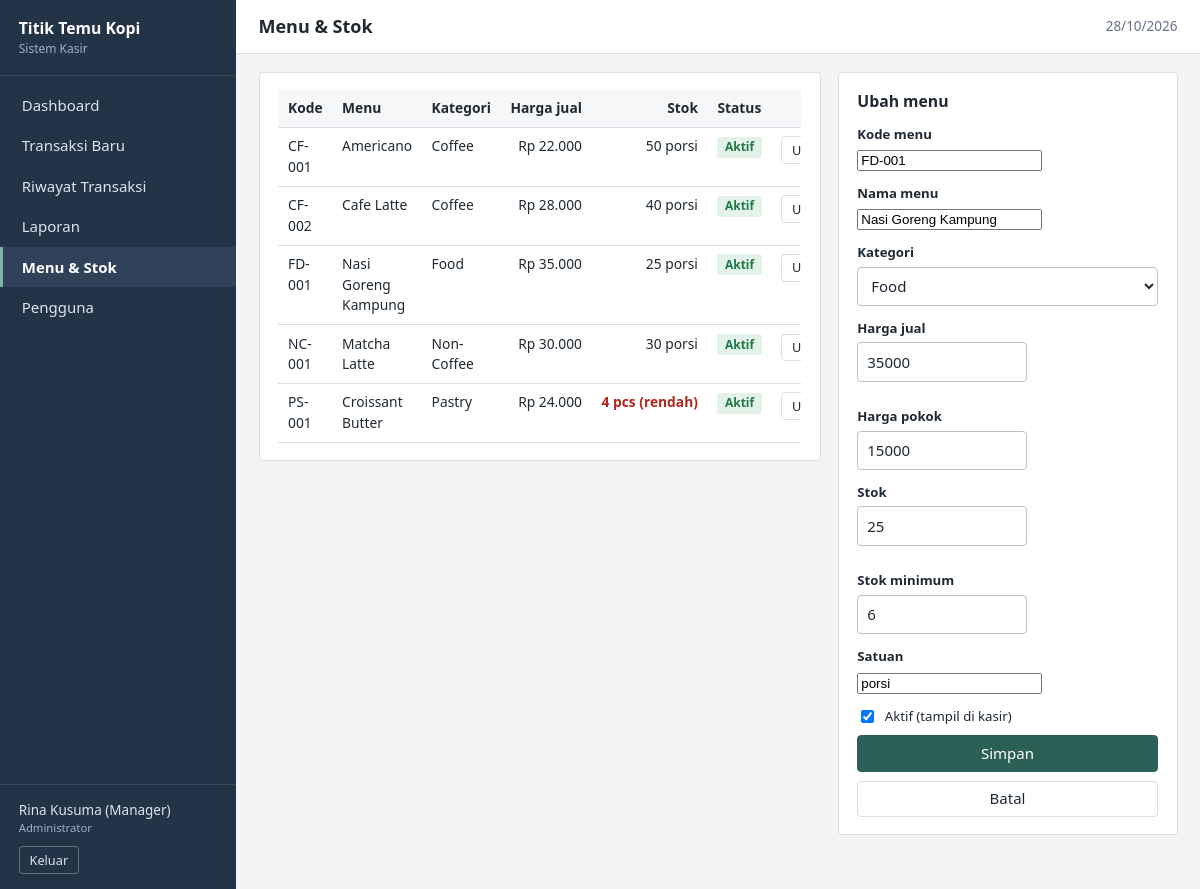
/produk.php?edit=4 (signed in), run on the app's committed database.
### tables this page shows
CREATE TABLE products (
  id INT UNSIGNED AUTO_INCREMENT PRIMARY KEY,
  category_id INT UNSIGNED NOT NULL,
  kode_produk VARCHAR(20) NOT NULL UNIQUE,
  nama_produk VARCHAR(100) NOT NULL,
  harga_jual DECIMAL(12,0) NOT NULL DEFAULT 0,
  harga_pokok DECIMAL(12,0) NOT NULL DEFAULT 0,
  stok INT NOT NULL DEFAULT 0,
  stok_minimum INT NOT NULL DEFAULT 5,
  unit VARCHAR(20) NOT NULL DEFAULT 'porsi',
  status TINYINT(1) NOT NULL DEFAULT 1,
  created_at DATETIME NOT NULL,
  CONSTRAINT fk_prod_cat FOREIGN KEY (category_id) REFERENCES categories(id) ON DELETE RESTRICT,
  CONSTRAINT chk_stok CHECK (stok >= 0)
);

CREATE TABLE categories (
  id INT UNSIGNED AUTO_INCREMENT PRIMARY KEY,
  nama_kategori VARCHAR(50) NOT NULL UNIQUE,
  slug VARCHAR(60) NOT NULL,
  status TINYINT(1) NOT NULL DEFAULT 1
);

### includes/bootstrap.php (called while the page is built, shortened)
<?php
function e($v): string
{
    return htmlspecialchars((string)$v, ENT_QUOTES, 'UTF-8');
}
function rupiah($n): string
{
    return 'Rp ' . number_format((float)$n, 0, ',', '.');
}

### produk.php (the view, shortened to what this page needs)
<?php
require_once __DIR__ . '/includes/bootstrap.php';
$pdo = db();
$edit = null;
if (isset($_GET['edit'])) {
    $st = $pdo->prepare('SELECT * FROM products WHERE id=?');
    $st->execute([(int)$_GET['edit']]);
    $edit = $st->fetch() ?: null;
}
$kategori = $pdo->query('SELECT id, nama_kategori FROM categories ORDER BY nama_kategori')->fetchAll();
$list = $pdo->query('SELECT p.*, c.nama_kategori FROM products p JOIN categories c ON c.id = p.category_id ORDER BY c.nama_kategori, p.nama_produk')->fetchAll();
require __DIR__ . '/includes/header.php';
?>
<div class="grid-main">
  <section class="panel">
    <div class="table-wrap"><table>
      <thead><tr><th>Kode</th><th>Menu</th><th>Kategori</th><th class="num">Harga jual</th><th class="num">Stok</th><th>Status</th><th class="aksi">Aksi</th></tr></thead>
      <tbody>
      <?php foreach ($list as $p): $low = $p['stok'] < $p['stok_minimum']; ?>
        <tr>
          <td><?= e($p['kode_produk']) ?></td><td><?= e($p['nama_produk']) ?></td><td><?= e($p['nama_kategori']) ?></td>
          <td class="num"><?= rupiah($p['harga_jual']) ?></td>
          <td class="num <?= $low ? 'text-bad' : '' ?>"><?= (int)$p['stok'] ?> <?= e($p['unit']) ?><?= $low ? ' (rendah)' : '' ?></td>
          <td><?= $p['status'] ? '<span class="badge badge-ok">Aktif</span>' : '<span class="badge badge-bad">Nonaktif</span>' ?></td>
          <td class="aksi">
            <a class="btn btn-light btn-sm" href="?edit=<?= (int)$p['id'] ?>">Ubah</a>
          </td>
        </tr>
      <?php endforeach; ?>
      </tbody>
    </table></div>
  </section>
  <aside><section class="panel">
    <h2><?= $edit ? 'Ubah menu' : 'Tambah menu' ?></h2>
    <form method="post"><?= csrf_field() ?>
      <div class="field"><label for="kp">Kode menu</label><input id="kp" name="kode_produk" required maxlength="20" value="<?= e($edit['kode_produk'] ?? '') ?>"></div>
      <div class="field"><label for="np">Nama menu</label><input id="np" name="nama_produk" required maxlength="100" value="<?= e($edit['nama_produk'] ?? '') ?>"></div>
      <div class="field"><label for="ct">Kategori</label>
        <select id="ct" name="category_id" required><option value="">Pilih kategori</option>
          <?php foreach ($kategori as $k): ?><option value="<?= (int)$k['id'] ?>" <?= (int)($edit['category_id'] ?? 0) === (int)$k['id'] ? 'selected' : '' ?>><?= e($k['nama_kategori']) ?></option><?php endforeach; ?>
        </select></div>
      <div class="form-row">
        <div class="field"><label for="hj">Harga jual</label><input id="hj" type="number" min="0" name="harga_jual" required value="<?= e($edit['harga_jual'] ?? '') ?>"></div>
        <div class="field"><label for="hp">Harga pokok</label><input id="hp" type="number" min="0" name="harga_pokok" required value="<?= e($edit['harga_pokok'] ?? '') ?>"></div>
      </div>
      <div class="form-row">
        <div class="field"><label for="st">Stok</label><input id="st" type="number" min="0" name="stok" required value="<?= e($edit['stok'] ?? 0) ?>"></div>
        <div class="field"><label for="sm">Stok minimum</label><input id="sm" type="number" min="0" name="stok_minimum" required value="<?= e($edit['stok_minimum'] ?? 5) ?>"></div>
      </div>
      <div class="field"><label for="un">Satuan</label><input id="un" name="unit" maxlength="20" value="<?= e($edit['unit'] ?? 'porsi') ?>"></div>
      <label class="check"><input type="checkbox" name="status" <?= ($edit['status'] ?? 1) ? 'checked' : '' ?>> Aktif (tampil di kasir)</label>
      <button class="btn btn-primary btn-block">Simpan</button>
      <?php if ($edit): ?><a href="produk.php" class="btn btn-light btn-block">Batal</a><?php endif; ?>
    </form>
  </section></aside>
</div>
<?php require __DIR__ . '/includes/footer.php'; ?>

### assets/css/style.css (style rules this page uses)
:root { --ink: #1f2933; --muted: #667085; --line: #d9dee5; --bg: #f3f4f6; --panel: #ffffff; --side: #243447; --side-hover: #2f4259; --accent: #2c5f55; --accent-dark: #224a42; --ok: #1d7a46; --ok-bg: #e4f3ea; --warn: #946200; --warn-bg: #fdf1d6; --bad: #b3261e; --bad-bg: #fbe5e3; }
* { box-sizing: border-box; }
html { font-size: 15px; }
body { margin: 0; font-family: "Segoe UI", Tahoma, Arial, sans-serif; color: var(--ink); background: var(--bg); line-height: 1.5; }
a { color: var(--accent); }
h1, h2 { margin: 0; font-weight: 600; }
h2 { font-size: 1.05rem; margin-bottom: .75rem; }
.num { text-align: right; white-space: nowrap; }
.text-bad { color: var(--bad); font-weight: 600; }
.panel { background: var(--panel); border: 1px solid var(--line); border-radius: 4px; padding: 1.1rem 1.25rem; margin-bottom: 1.1rem; }
.grid-main { display: grid; grid-template-columns: minmax(0, 1fr) 340px; gap: 1.1rem; align-items: start; }
.btn { display: inline-block; border: 1px solid var(--line); background: #fff; color: var(--ink); padding: .5rem .95rem; border-radius: 4px; font: inherit; cursor: pointer; text-decoration: none; line-height: 1.3; }
.btn-primary { background: var(--accent); border-color: var(--accent); color: #fff; }
.btn-light { background: #fff; }
.btn-sm { padding: .3rem .65rem; font-size: .85rem; }
.btn-block { display: block; width: 100%; text-align: center; margin-top: .6rem; }
label { display: block; font-size: .88rem; font-weight: 600; margin-bottom: .25rem; }
input[type=text], input[type=password], input[type=number], input[type=date], select { width: 100%; padding: .5rem .6rem; border: 1px solid #b9c2cd; border-radius: 4px; font: inherit; background: #fff; color: var(--ink); }
.field { margin-bottom: .85rem; }
.form-row { display: flex; gap: .85rem; flex-wrap: wrap; }
.form-row .field { flex: 0 0 170px; min-width: 130px; }
.check { display: flex; align-items: center; gap: .5rem; font-weight: 400; margin: .25rem 0 .5rem; }
.table-wrap { overflow-x: auto; }
table { width: 100%; border-collapse: collapse; font-size: .92rem; }
th, td { padding: .55rem .65rem; border-bottom: 1px solid var(--line); text-align: left; vertical-align: top; }
th { background: #f6f7f9; font-weight: 600; white-space: nowrap; }
th.num { text-align: right; }
td.aksi, th.aksi { white-space: nowrap; text-align: right; }
.badge { display: inline-block; padding: .1rem .5rem; border-radius: 3px; font-size: .8rem; font-weight: 600; }
.badge-ok { background: var(--ok-bg); color: var(--ok); }

### data on the page
products: kode_produk "CF-001", nama_produk "Americano", category.nama_kategori "Coffee", harga_jual "Rp 22.000", stok "50", unit "porsi", status "Aktif"
products: kode_produk "CF-002", nama_produk "Cafe Latte", category.nama_kategori "Coffee", harga_jual "Rp 28.000", stok "40", unit "porsi", status "Aktif"
products: kode_produk "FD-001", nama_produk "Nasi Goreng Kampung", category.nama_kategori "Food", harga_jual "Rp 35.000", stok "25", unit "porsi", shows "Aktif", category_id "Food", harga_jual "35000", harga_pokok "15000", stok_minimum "6", status "☑"
products: kode_produk "NC-001", nama_produk "Matcha Latte", category.nama_kategori "Non-Coffee", harga_jual "Rp 30.000", stok "30", unit "porsi", status "Aktif"
products: kode_produk "PS-001", nama_produk "Croissant Butter", category.nama_kategori "Pastry", harga_jual "Rp 24.000", stok "4", unit "pcs", stok_minimum "(rendah)", status "Aktif"

### other printed values
APP_NAME "Titik Temu Kopi"
$label "Dashboard"
$label "Transaksi Baru"
$label "Riwayat Transaksi"
$label "Laporan"
$label "Menu & Stok"
$label "Pengguna"
$u['nama_lengkap'] "Rina Kusuma (Manager)"
$judul "Menu & Stok"
